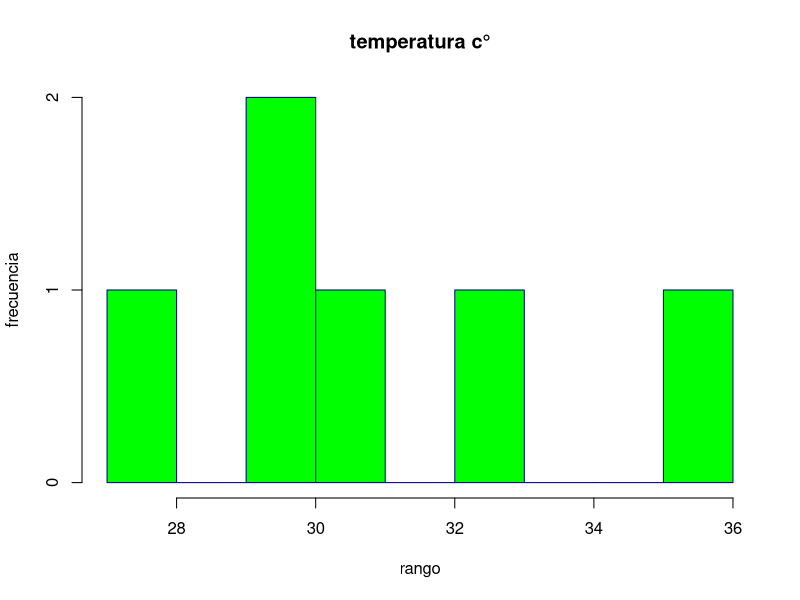
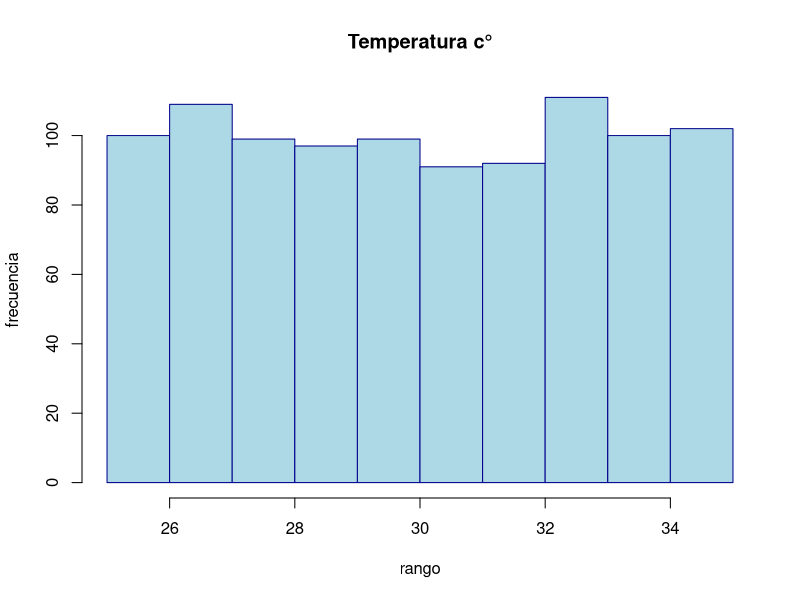
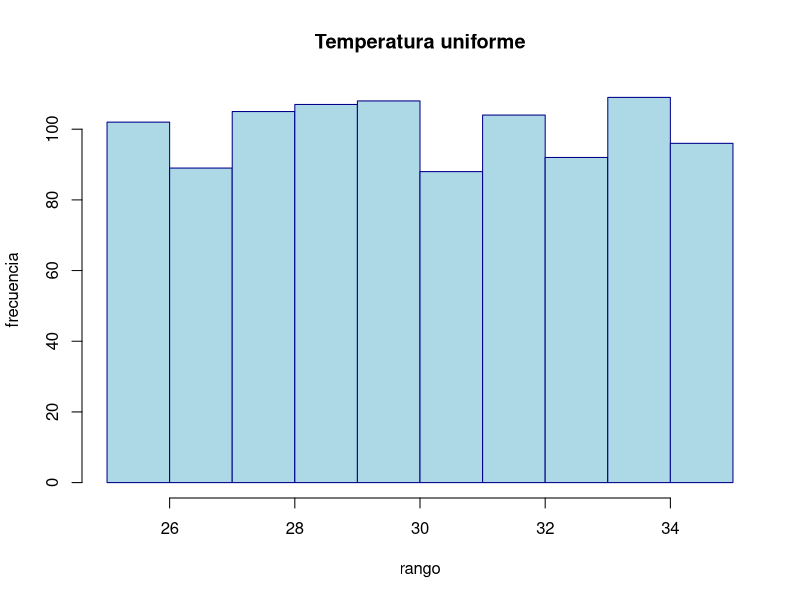
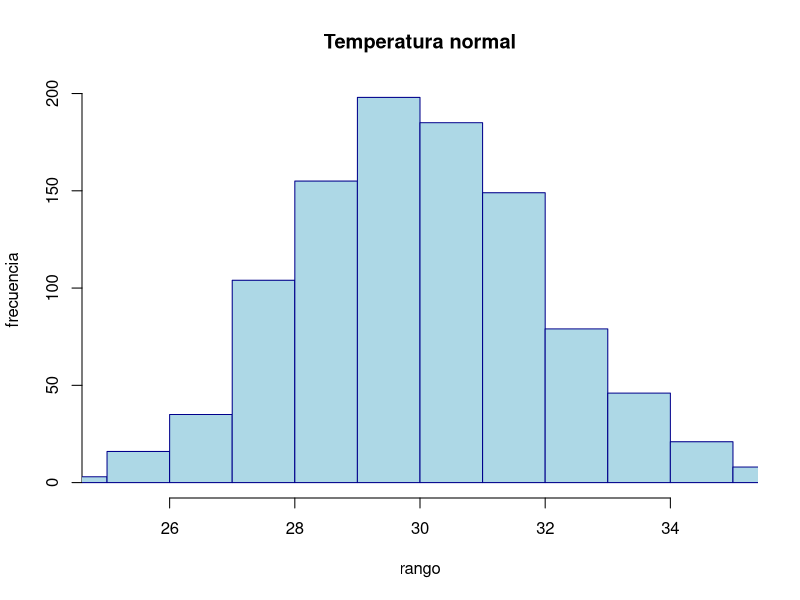
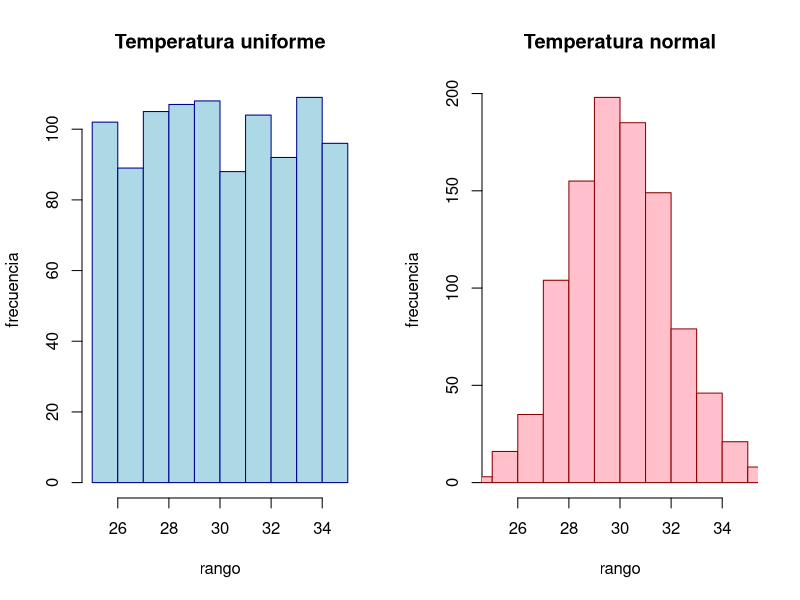
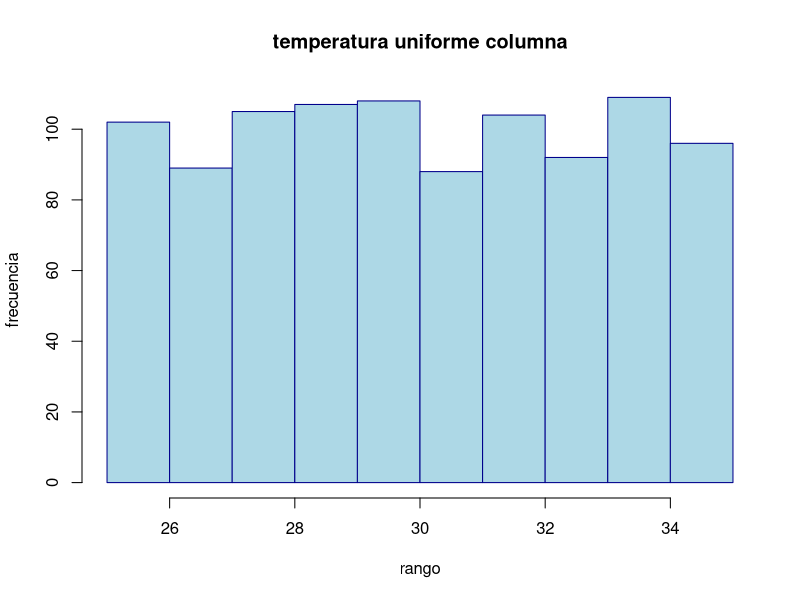
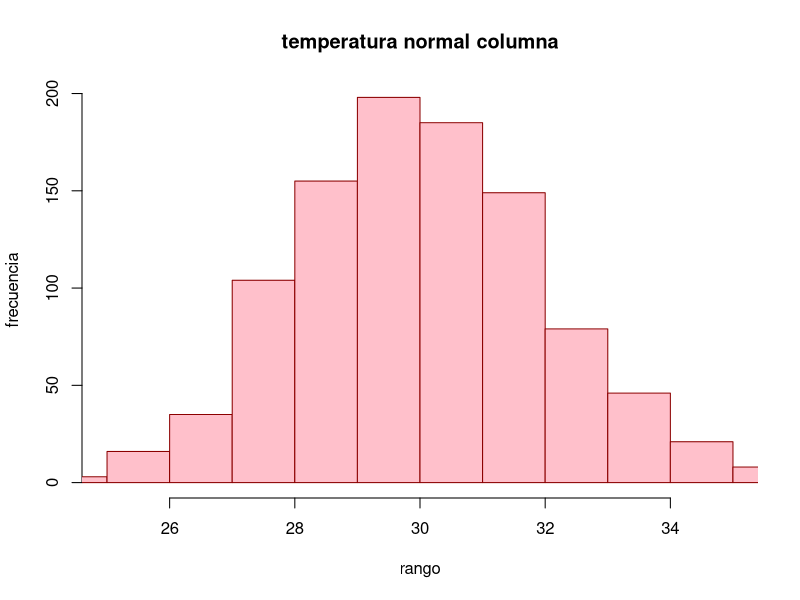

These figures' R source, in order:
# histogramas
temperatura <- c(29.28,32.4,35.3,27.2,29.3,30.4)
hist(temperatura,
main='temperatura c°',
xlab='rango',
ylab='frecuencia',
col='green',
border='darkblue',
breaks=9, 
xlim=c(27, 36))
# histograma de frecuencias
runif(3,min=0,max=1) #3 valores aleatorios entre 0 y 1
temperatura1 <- runif(1000, min=25, max=35) #1000 valores aleatorios entre 25 y 35
hist(temperatura1,
main='Temperatura c°',
xlab='rango',
ylab='frecuencia',
col='lightblue',
border='darkblue',
breaks=9, 
xlim=c(25, 35)) #histograma de frecuencias de temperatura

temp<- data.frame(
    uniforme= runif(1000, min=25, max=35),
    normal= rnorm(1000, mean=30, sd=2)
)
print(temp)
hist(temp$uniforme,
main='Temperatura uniforme',
xlab='rango',
ylab='frecuencia',
col='lightblue',
border='darkblue',
breaks=9, 
xlim=c(25, 35)) 
hist(temp$normal,
main='Temperatura normal',
xlab='rango',
ylab='frecuencia',
col='lightblue',
border='darkblue',
breaks=9, 
xlim=c(25, 35)) 

par(mfrow=c(1,2)) # dos gráficos en una fila
hist(temp$uniforme,
 main='Temperatura uniforme', 
 xlab='rango', ylab='frecuencia', 
 col='lightblue', 
 border='darkblue', 
 breaks=9, 
 xlim=c(25, 35))
hist(temp$normal, 
main='Temperatura normal', 
xlab='rango', 
ylab='frecuencia', 
col='pink', 
border='darkred',
 breaks=9, 
 xlim=c(25, 35))
par(mfrow=c(1,1)) # volver a un solo gráfico

histablas <- function(df){
    hist(df$uniforme,
    main='temperatura uniforme columna',
    xlab='rango',
    ylab='frecuencia',
    col='lightblue',
    border='darkblue',
    breaks=9,
    xlim=c(25, 35))
}
histablas(temp)
histablas <- function(df){
    hist(df$normal,
    main='temperatura normal columna',
    xlab='rango',
    ylab='frecuencia',
    col='pink',
    border='darkred',
    breaks=9,
    xlim=c(25, 35))
}
histablas(temp)
